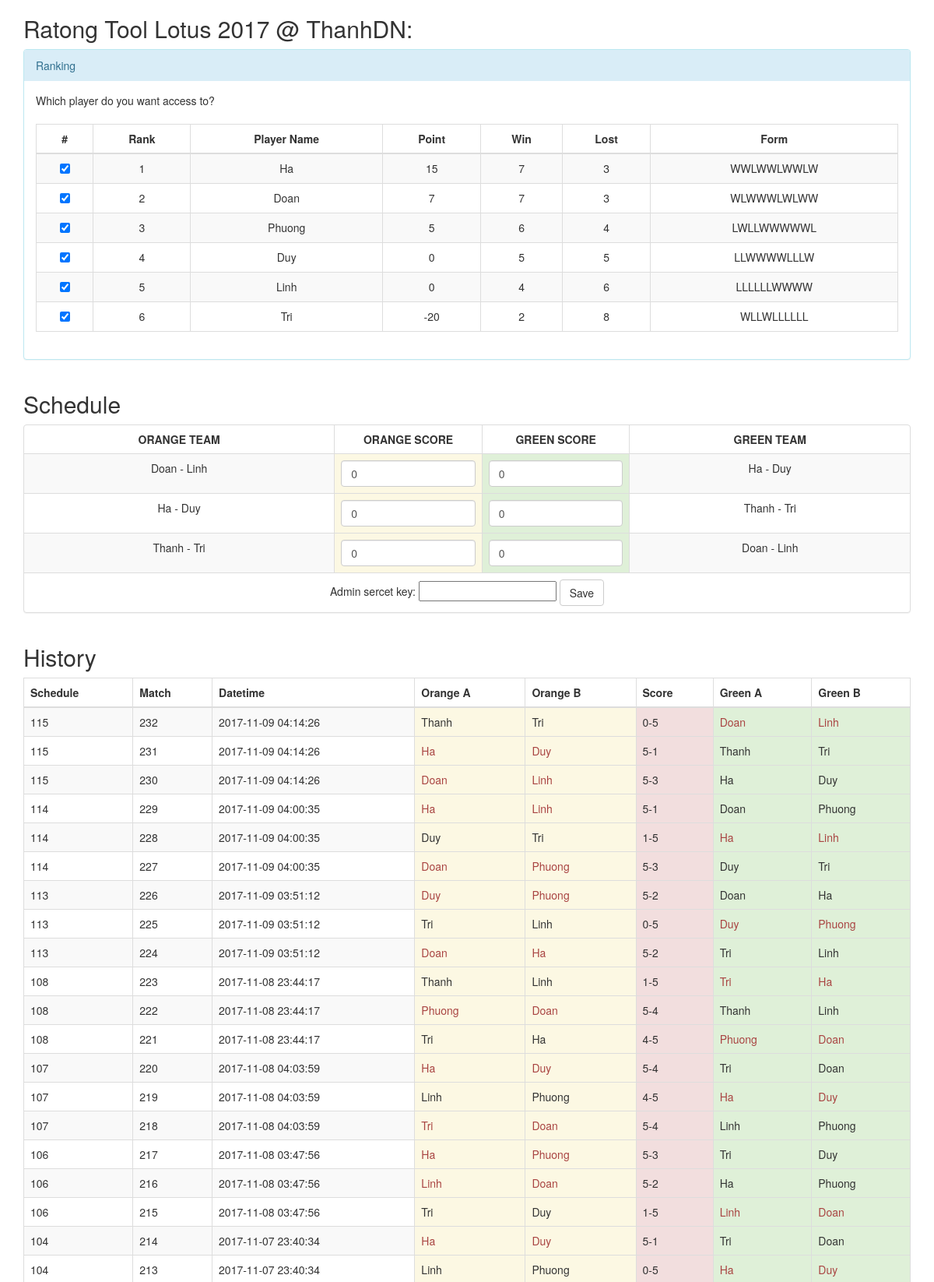
Page /ratong.php (upper part) on the committed database.
### tables this page shows
CREATE TABLE `schedule` (
  `id` smallint(11) NOT NULL AUTO_INCREMENT,
  `schedule_data` text,
  `win` varchar(100) DEFAULT NULL,
  `lost` varchar(100) DEFAULT NULL,
  `datetime` timestamp NULL DEFAULT NULL,
  `schedule_type` smallint(11) DEFAULT '0',
  PRIMARY KEY (`id`)
);

CREATE TABLE `livescore` (
  `id` smallint(11) NOT NULL AUTO_INCREMENT,
  `schedule_id` smallint(11) DEFAULT NULL,
  `orangea` varchar(11) DEFAULT NULL,
  `orangeb` varchar(11) DEFAULT NULL,
  `orangepoint` smallint(11) DEFAULT NULL,
  `greena` varchar(11) DEFAULT NULL,
  `greenb` varchar(11) DEFAULT NULL,
  `greenpoint` smallint(11) DEFAULT NULL,
  `datetime` timestamp NULL DEFAULT NULL,
  PRIMARY KEY (`id`)
);

### ratong.php (the view, shortened to what this page needs)
<!DOCTYPE HTML>
<html>
<head>
  <link rel="stylesheet" href="https://maxcdn.bootstrapcdn.com/bootstrap/3.3.7/css/bootstrap.min.css">
</head>
<body>
<?php
$servername = "127.0.0.1";
$username = "root";
$password = "";
$dbname = "ratong";
$keyErr =  "";
$playerErr =  "";
$key = "";
$orangepoint = array(0,0,0);
$greenpoint = array(0,0,0);
$playerPointShow = array();
$players = array('Doan','Duy','Ha','Linh','Phuong','Tri');
$conn = new mysqli($servername, $username, $password, $dbname);
$team = getSchedule($conn);
foreach ($players as $key => $value) {
  $playerPointShow[$value] = getLastPoint($conn, $value);
}
arsort($playerPointShow);
$history = getLastMatch($conn);
function getLastMatch($conn)
{
    $tempHistory = array();
    $sql = "SELECT * FROM livescore ORDER BY id DESC";
    $result = $conn->query($sql);
    if ($result->num_rows > 0) {
        while($row = $result->fetch_assoc()) {
          $tempHistory[] = $row;
        }
    } else {
        return '';
    }
    return $tempHistory;
}
function getLastPoint($conn, $player)
{
    $sql = "SELECT * FROM livescore WHERE (greena = '$player' OR greenb = '$player' OR orangea = '$player' OR orangeb = '$player') ORDER BY id DESC LIMIT 10";
    $result = $conn->query($sql);
    $point = 0;
    if ($result->num_rows > 0) {
        while($row = $result->fetch_assoc()) {
          if ($row["greena"] == $player || $row["greenb"] == $player)
          {
            $point = $point + $row["greenpoint"] - $row["orangepoint"];
          }
          else
          {
            $point = $point + $row["orangepoint"] - $row["greenpoint"];
          }
        }
    }
    return $point;
}
function getLastTenResult($conn, $player)
{
    $sql = "SELECT * FROM livescore WHERE (greena = '$player' OR greenb = '$player' OR orangea = '$player' OR orangeb = '$player') ORDER BY id DESC LIMIT 10";
    $result = $conn->query($sql);
    $win = 0;
    $lost = 0;
    $form = "";
    if ($result->num_rows > 0) {
        while($row = $result->fetch_assoc()) {
          if ($row["greena"] == $player || $row["greenb"] == $player)
          {
              if ($row["greenpoint"] == 5)
              {
                  $win++;
                  $form = $form . "W";
              }
              else
              {
                  $lost++;
                  $form = $form . "L";
              }
          }
          else
          {
              if ($row["orangepoint"] == 5)
              {
                  $win++;
                  $form = $form . "W";
              }
              else
              {
                  $lost++;
                  $form = $form . "L";
              }
          }
        }
    }
    return array($win,$lost,strrev($form));
}
function getSchedule($conn)
{
    $sql = "SELECT * FROM schedule ORDER BY id DESC LIMIT 1";
    $result = $conn->query($sql);
    $team = array();
    if ($result->num_rows > 0) {
        while($row = $result->fetch_assoc()) {
          $team = unserialize($row['schedule_data']);
        }
    }
    return $team;
}
?>
<div class="container">
  <h2>Ratong Tool Lotus 2017 @ ThanhDN:</h2>
  <div class="panel-group">
    <div class="panel panel-info">
      <div class="panel-heading">Ranking</div>
      <div class="panel-body">
        <form method="post" action="<?php echo htmlspecialchars($_SERVER["PHP_SELF"]);?>">
          <span>Which player do you want access to?</span><span class="label label-danger"><?php echo $playerErr;?></span><br><br>
          <table class="table table-responsive table-bordered table-striped text-center">
            <thead>
              <tr>
                <th class="text-center">#</th>
                <th class="text-center">Rank</th>
                <th class="text-center">Player Name</th>
                <th class="text-center">Point</th>
                <th class="text-center">Win</th>
                <th class="text-center">Lost</th>
                <th class="text-center">Form</th>
              </tr>
            </thead>
            <tbody>
              <?php $p=1;foreach ($playerPointShow as $key => $value): ?>
              <?php $res = getLastTenResult($conn, $key); ?>
              <tr>
                <td><input type="checkbox" name="player[]" value="<?php echo $key ?>" checked/></td>
                <td><?php echo $p; ?></td>
                <td><?php echo $key; ?></td>
                <td><?php echo $value; ?></td>
                <td><?php echo $res[0]; ?></td>
                <td><?php echo $res[1]; ?></td>
                <td><?php echo $res[2]; $p++; ?></td>
              </tr>
              <?php endforeach; ?>
            </tbody>
          </table>
        </form>
      </div>
    </div>
  </div>
</div>
<?php if(count($team) >= 2): ?>
<div class="container">
  <h2>Schedule</h2>
  <form class="form-horizontal panel panel-default" method="post" action="<?php echo htmlspecialchars($_SERVER["PHP_SELF"]);?>">
    <table class="table table-responsive table-bordered table-striped text-center">
      <thead>
        <tr>
          <th class="text-center">ORANGE TEAM</th>
          <th class="text-center">ORANGE SCORE</th>
          <th class="text-center" class="text-center">GREEN SCORE</th>
          <th class="text-center">GREEN TEAM</th>
        </tr>
      </thead>
      <tbody>
        <?php if(count($team) == 3): ?>
        <tr>
          <td><?php echo $team[0][0] . ' - ' . $team[0][1]; ?></td>
          <td class="col-xs-2 warning"><input type="text" class="form-control" name="orangepoint[]" value="<?php echo $orangepoint[0]; ?>"></td>
          <td class="col-xs-2 success"><input type="text" class="form-control" name="greenpoint[]" value="<?php echo $greenpoint[0]; ?>"></td>
          <td><?php echo $team[1][0] . ' - ' . $team[1][1]; ?></td>
        </tr>
        <tr>
          <td><?php echo $team[1][0] . ' - ' . $team[1][1]; ?></td>
          <td class="col-xs-2 warning"><input type="text" class="form-control" name="orangepoint[]" value="<?php echo $orangepoint[1]; ?>"></td>
          <td class="col-xs-2 success"><input type="text" class="form-control" name="greenpoint[]" value="<?php echo $greenpoint[1]; ?>"></td>
          <td><?php echo $team[2][0] . ' - ' . $team[2][1]; ?></td>
        </tr>
        <tr>
          <td><?php echo $team[2][0] . ' - ' . $team[2][1]; ?></td>
          <td class="col-xs-2 warning"><input type="text" class="form-control" name="orangepoint[]" value="<?php echo $orangepoint[2]; ?>"></td>
          <td class="col-xs-2 success"><input type="text" class="form-control" name="greenpoint[]" value="<?php echo $greenpoint[2]; ?>"></td>
          <td><?php echo $team[0][0] . ' - ' . $team[0][1]; ?></td>
        </tr>
        <?php endif; ?>
        <tr>
          <td colspan="4">
            <span>Admin sercet key: </span><input type="password" name="key" value=""><span class="label label-danger"><?php echo $keyErr;?></span>
            <button type="submit" class="btn btn-default">Save</button>
          </td>
        </tr>
      </tbody>
    </table>
  </form>
</div>
<?php endif; ?>
<div class="container">
  <h2>History</h2>
  <table class="table table-responsive table-bordered table-striped">
    <thead>
      <tr>
        <th>Schedule</th>
        <th>Match</th>
        <th>Datetime</th>
        <th>Orange A</th>
        <th>Orange B</th>
        <th>Score</th>
        <th>Green A</th>
        <th>Green B</th>
      </tr>
    </thead>
    <tbody>
      <?php foreach ($history as $match): ?>
      <tr>
        <td><?php echo $match['schedule_id']; ?></td>
        <td><?php echo $match['id']; ?></td>
        <td><?php echo $match['datetime']; ?></td>
        <td class="warning <?php if ($match['orangepoint'] > $match['greenpoint']) echo 'text-danger'; ?>"><?php echo $match['orangea']; ?></td>
        <td class="warning <?php if ($match['orangepoint'] > $match['greenpoint']) echo 'text-danger'; ?>"><?php echo $match['orangeb']; ?></td>
        <td class="danger"><?php echo $match['orangepoint'] . "-" . $match['greenpoint']; ?></td>
        <td class="success <?php if ($match['orangepoint'] < $match['greenpoint']) echo 'text-danger'; ?>"><?php echo $match['greena']; ?></td>
        <td class="success <?php if ($match['orangepoint'] < $match['greenpoint']) echo 'text-danger'; ?>"><?php echo $match['greenb']; ?></td>
      </tr>
      <?php endforeach; ?>
    </tbody>
  </table>
</div>
</body>
</html>

### rows in the picture
schedule: schedule_data "Doan", schedule_data "Linh", schedule_data "Ha", schedule_data "Duy", schedule_data "Thanh", schedule_data "Tri"
livescore: schedule "115", id "232", datetime "2017-11-09 04:14:26", orangea "Thanh", orangeb "Tri", orangepoint "0", greenpoint "5", greena "Doan", greenb "Linh"
livescore: schedule "115", id "231", datetime "2017-11-09 04:14:26", orangea "Ha", orangeb "Duy", orangepoint "5", greenpoint "1", greena "Thanh", greenb "Tri"
livescore: schedule "115", id "230", datetime "2017-11-09 04:14:26", orangea "Doan", orangeb "Linh", orangepoint "5", greenpoint "3", greena "Ha", greenb "Duy"
livescore: schedule "114", id "229", datetime "2017-11-09 04:00:35", orangea "Ha", orangeb "Linh", orangepoint "5", greenpoint "1", greena "Doan", greenb "Phuong"
livescore: schedule "114", id "228", datetime "2017-11-09 04:00:35", orangea "Duy", orangeb "Tri", orangepoint "1", greenpoint "5", greena "Ha", greenb "Linh"
livescore: schedule "114", id "227", datetime "2017-11-09 04:00:35", orangea "Doan", orangeb "Phuong", orangepoint "5", greenpoint "3", greena "Duy", greenb "Tri"
livescore: schedule "113", id "226", datetime "2017-11-09 03:51:12", orangea "Duy", orangeb "Phuong", orangepoint "5", greenpoint "2", greena "Doan", greenb "Ha"
livescore: schedule "113", id "225", datetime "2017-11-09 03:51:12", orangea "Tri", orangeb "Linh", orangepoint "0", greenpoint "5", greena "Duy", greenb "Phuong"
livescore: schedule "113", id "224", datetime "2017-11-09 03:51:12", orangea "Doan", orangeb "Ha", orangepoint "5", greenpoint "2", greena "Tri", greenb "Linh"
livescore: schedule "108", id "223", datetime "2017-11-08 23:44:17", orangea "Thanh", orangeb "Linh", orangepoint "1", greenpoint "5", greena "Tri", greenb "Ha"
livescore: schedule "108", id "222", datetime "2017-11-08 23:44:17", orangea "Phuong", orangeb "Doan", orangepoint "5", greenpoint "4", greena "Thanh", greenb "Linh"
livescore: schedule "108", id "221", datetime "2017-11-08 23:44:17", orangea "Tri", orangeb "Ha", orangepoint "4", greenpoint "5", greena "Phuong", greenb "Doan"
livescore: schedule "107", id "220", datetime "2017-11-08 04:03:59", orangea "Ha", orangeb "Duy", orangepoint "5", greenpoint "4", greena "Tri", greenb "Doan"
livescore: schedule "107", id "219", datetime "2017-11-08 04:03:59", orangea "Linh", orangeb "Phuong", orangepoint "4", greenpoint "5", greena "Ha", greenb "Duy"
livescore: schedule "107", id "218", datetime "2017-11-08 04:03:59", orangea "Tri", orangeb "Doan", orangepoint "5", greenpoint "4", greena "Linh", greenb "Phuong"
livescore: schedule "106", id "217", datetime "2017-11-08 03:47:56", orangea "Ha", orangeb "Phuong", orangepoint "5", greenpoint "3", greena "Tri", greenb "Duy"
livescore: schedule "106", id "216", datetime "2017-11-08 03:47:56", orangea "Linh", orangeb "Doan", orangepoint "5", greenpoint "2", greena "Ha", greenb "Phuong"
livescore: schedule "106", id "215", datetime "2017-11-08 03:47:56", orangea "Tri", orangeb "Duy", orangepoint "1", greenpoint "5", greena "Linh", greenb "Doan"
livescore: schedule "104", id "214", datetime "2017-11-07 23:40:34", orangea "Ha", orangeb "Duy", orangepoint "5", greenpoint "1", greena "Tri", greenb "Doan"
livescore: schedule "104", id "213", datetime "2017-11-07 23:40:34", orangea "Linh", orangeb "Phuong", orangepoint "0", greenpoint "5", greena "Ha", greenb "Duy"

### other values in the picture
$key "Ha"
$value "15"
$res[0] "7"
$res[1] "3"
$res[2] "WWLWWLWWLW"
$key "Doan"
$value "7"
$res[2] "WLWWWLWLWW"
$key "Phuong"
$value "5"
$res[0] "6"
$res[1] "4"
$res[2] "LWLLWWWWWL"
$key "Duy"
$value "0"
